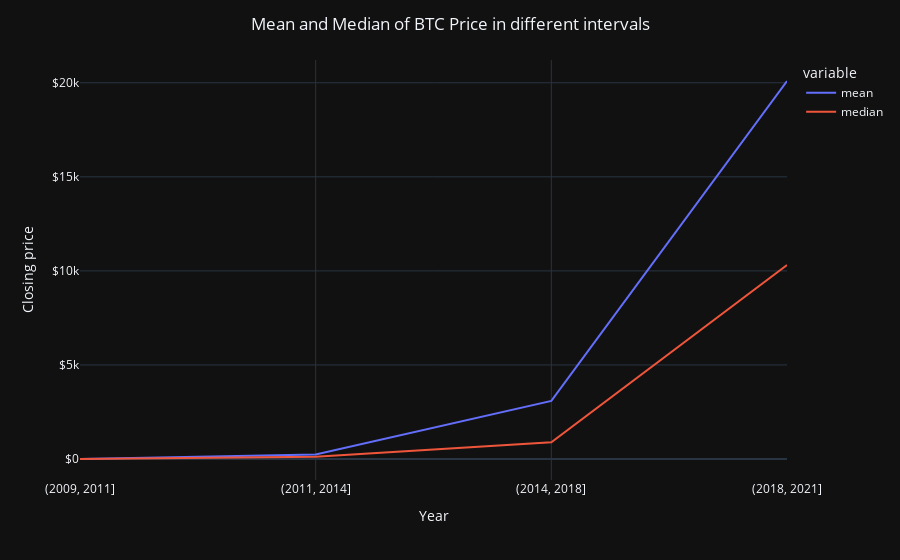

The code cell stored with this chart in its notebook:
### Markdown cell above
<div class='alert alert-info'>
<h3> <center>What is a bull🐂' / bear🐻  market?</center></h3>
<h4>Bull market and bear market are said to be two opposite phases in a market.</h4>
<ol>

<li>In a bull market 🐂', cryto/stock prices continue to rise over a period of time(They call it bullish because, when a bull attacks it moves it horns upward😈)
<li>In a bear market 🐻 , prices continue to decline over a period of time( When a bear attacks it waves it claws downward😈, which can be related to the decrease in price)
</ol>
    
<h4>For example, in the above graph you can see that the bull run started around 2017-09-01 and the bear market started around 2018-01-10 ending the bull run. And, similiarly, we can see an another huge bull run, which probably started around 2020-11-01 and ended in 2021-05-01 starting the bear run.</h4>
    
<h4> I would prefer to invest during the bear market, buying the dip and sell during the bull market and lock the profits (P.S : This is not an investment advice 🙅🏻♂️)</h4>

              
</div>

### Code cell
year_bin_5=[2009,2011,2014,2018,2021]
data['year_bin_5']=pd.cut(data['Year'],bins=year_bin_5)
data['year_bin_5']=data['year_bin_5'].astype(str)
df=pd.DataFrame(data.groupby(['year_bin_5']).agg({'Close':[np.mean,np.median]}).reset_index())
df.columns=['Year','mean','median']
fig = px.line(df, x='Year', y=['mean', 'median'])
fig.update_layout(template='plotly_dark',
    yaxis_title='Closing price',
    title='Mean and Median of BTC Price in different intervals',
    hovermode="x",title_x=0.5
)
fig.update_yaxes( # the y-axis is in dollars
    tickprefix="$", showgrid=True
)

fig.update_xaxes(
     showgrid=True
)
fig.show()

### Figure 1 — Plotly figure (JSON) as saved in the notebook; plotly's stock layout.template omitted (floating-point values rounded to 4 significant figures)
{"data": [{"hovertemplate": "variable=mean<br>Year=%{x}<br>value=%{y}<extra></extra>", "legendgroup": "mean", "line": {"color": "#636efa", "dash": "solid"}, "marker": {"symbol": "circle"}, "mode": "lines", "name": "mean", "orientation": "v", "showlegend": true, "type": "scatter", "x": ["(2009, 2011]", "(2011, 2014]", "(2014, 2018]", "(2018, 2021]"], "xaxis": "x", "y": [3.923, 243.6, 3091.0, 20090.0], "yaxis": "y"}, {"hovertemplate": "variable=median<br>Year=%{x}<br>value=%{y}<extra></extra>", "legendgroup": "median", "line": {"color": "#EF553B", "dash": "solid"}, "marker": {"symbol": "circle"}, "mode": "lines", "name": "median", "orientation": "v", "showlegend": true, "type": "scatter", "x": ["(2009, 2011]", "(2011, 2014]", "(2014, 2018]", "(2018, 2021]"], "xaxis": "x", "y": [1, 115.2, 888.9, 10309], "yaxis": "y"}], "layout": {"hovermode": "x", "legend": {"title": {"text": "variable"}, "tracegroupgap": 0}, "margin": {"t": 60}, "title": {"text": "Mean and Median of BTC Price in different intervals", "x": 0.5}, "xaxis": {"anchor": "y", "domain": [0, 1], "showgrid": true, "title": {"text": "Year"}}, "yaxis": {"anchor": "x", "domain": [0, 1], "showgrid": true, "tickprefix": "$", "title": {"text": "Closing price"}}}}
